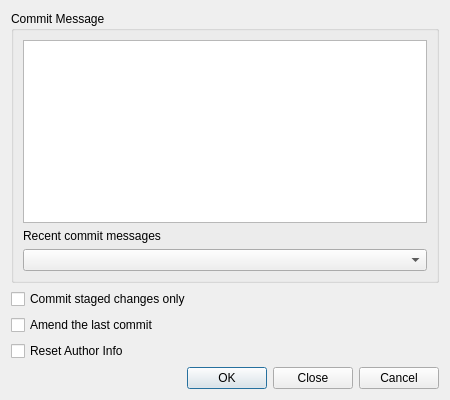
<?xml version="1.0" encoding="UTF-8"?>
<ui version="4.0">
 <class>GitCommitDialog</class>
 <widget class="QWidget" name="GitCommitDialog">
  <property name="geometry">
   <rect>
    <x>0</x>
    <y>0</y>
    <width>450</width>
    <height>400</height>
   </rect>
  </property>
  <property name="windowTitle">
   <string>Git</string>
  </property>
  <layout class="QVBoxLayout" name="verticalLayout_2">
   <item>
    <widget class="QGroupBox" name="logGroup">
     <property name="title">
      <string>Commit Message</string>
     </property>
     <layout class="QVBoxLayout" name="verticalLayout">
      <item>
       <widget class="QTextEdit" name="logEdit">
        <property name="toolTip">
         <string>Enter the log message.</string>
        </property>
        <property name="whatsThis">
         <string>&lt;b&gt;Log Message&lt;/b&gt;
&lt;p&gt;Enter the log message for the commit action.&lt;/p&gt;</string>
        </property>
        <property name="tabChangesFocus">
         <bool>true</bool>
        </property>
        <property name="acceptRichText">
         <bool>false</bool>
        </property>
       </widget>
      </item>
      <item>
       <widget class="QLabel" name="label">
        <property name="text">
         <string>Recent commit messages</string>
        </property>
       </widget>
      </item>
      <item>
       <widget class="QComboBox" name="recentComboBox">
        <property name="toolTip">
         <string>Select a recent commit message to use</string>
        </property>
       </widget>
      </item>
     </layout>
    </widget>
   </item>
   <item>
    <widget class="QCheckBox" name="stagedCheckBox">
     <property name="toolTip">
      <string>Select to commit only staged changes</string>
     </property>
     <property name="text">
      <string>Commit staged changes only</string>
     </property>
    </widget>
   </item>
   <item>
    <widget class="QCheckBox" name="amendCheckBox">
     <property name="toolTip">
      <string>Select to amend the last commit (leave message empty to keep it)</string>
     </property>
     <property name="text">
      <string>Amend the last commit</string>
     </property>
    </widget>
   </item>
   <item>
    <widget class="QCheckBox" name="resetAuthorCheckBox">
     <property name="toolTip">
      <string>Select to reset the author information</string>
     </property>
     <property name="text">
      <string>Reset Author Info</string>
     </property>
    </widget>
   </item>
   <item>
    <widget class="QDialogButtonBox" name="buttonBox">
     <property name="orientation">
      <enum>Qt::Horizontal</enum>
     </property>
     <property name="standardButtons">
      <set>QDialogButtonBox::Cancel|QDialogButtonBox::Close|QDialogButtonBox::Ok</set>
     </property>
    </widget>
   </item>
  </layout>
 </widget>
 <pixmapfunction>qPixmapFromMimeSource</pixmapfunction>
 <tabstops>
  <tabstop>logEdit</tabstop>
  <tabstop>recentComboBox</tabstop>
  <tabstop>stagedCheckBox</tabstop>
  <tabstop>amendCheckBox</tabstop>
  <tabstop>resetAuthorCheckBox</tabstop>
 </tabstops>
 <resources/>
 <connections/>
</ui>
